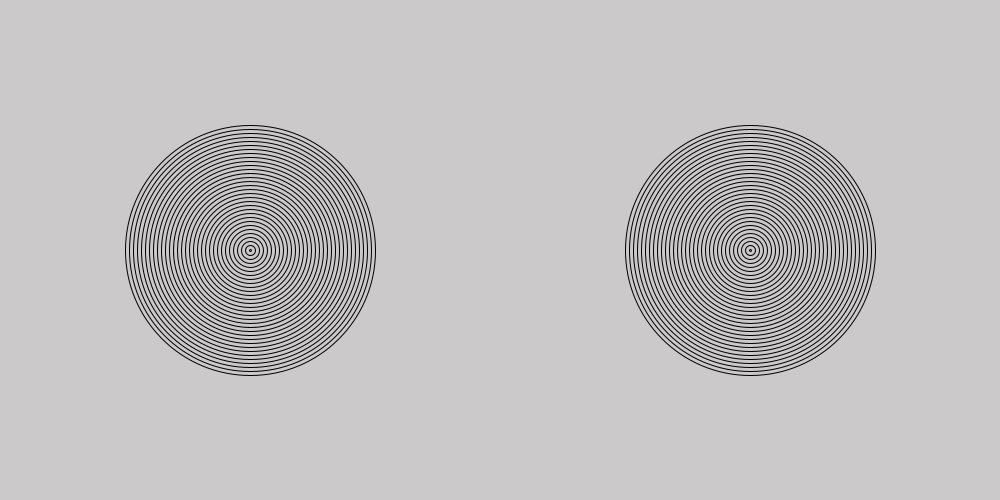
Frame 1 (no input)
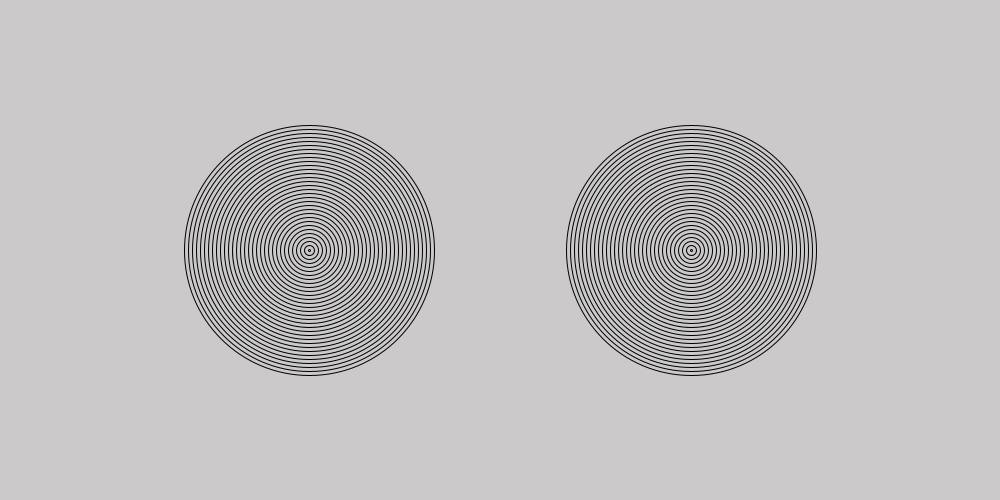
Frame 60 (the mouse pressed at the canvas centre just before this capture)
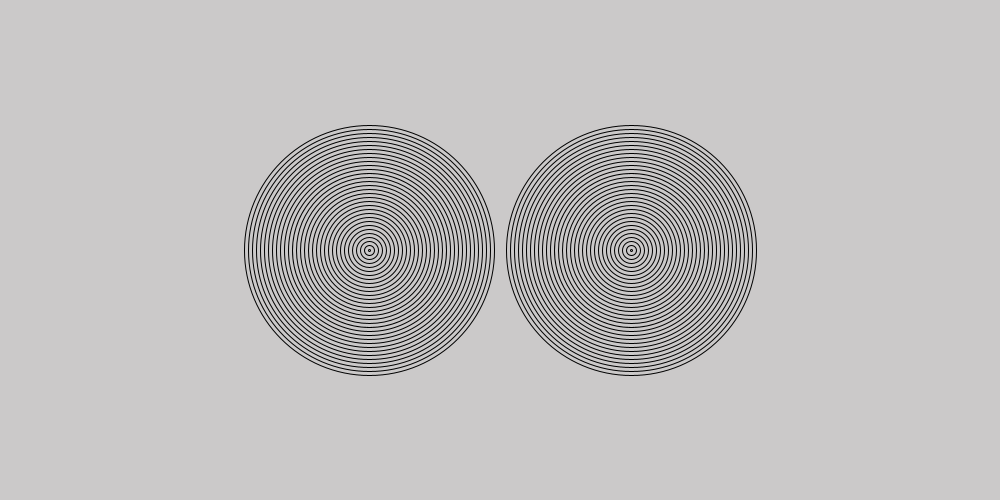
Frame 120 (the mouse held since frame 60 and released just before this capture)

The Processing sketch that drew these frames (run headless with seeded random() and noise(); from frame 60 on, the mouse is pressed at the canvas centre):

// Processing sketch: amazing_rings
// ── amazing_rings.pde

int lex=250;
int light=250;
int france= 1;

int rats=750;
int hurgle=250;
int portugal=-1;

void setup() {
  size(1000,500);
  frameRate(49);
}

void draw() {
  background(#CBC9C9);
  // Go to the recipe to run the demonstration before starting this program
  for(int v=250; v>=1; v-=8) {
      
          noFill();
  ellipse(lex, light, v, v);
}
  lex+=france;
  if (lex>750){
france=-1;
  }
else if( lex<250){
  france=1;
  }
  
  for(int v=250; v>=1; v-=8) {
      
          noFill();
  ellipse(rats, hurgle, v, v);
}
  rats+=portugal;
  if (rats<750){
portugal=-1;
  }
else if( rats>250){
  portugal=1;
  }
  /*
  Use the code from your Bullseye program to draw the rings shown in this recipe.
  You can use the noFill() command to make your ellipses transparent.
  Make the rings move past each other.
  When the rings hit the side of the sketch, make them reverse their direction.
  */
}
